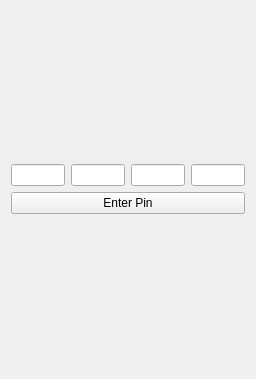
<?xml version="1.0" encoding="UTF-8"?>
<ui version="4.0">
 <class>AutomaticTellerMachineClass</class>
 <widget class="QWidget" name="AutomaticTellerMachineClass">
  <property name="geometry">
   <rect>
    <x>0</x>
    <y>0</y>
    <width>256</width>
    <height>379</height>
   </rect>
  </property>
  <property name="windowTitle">
   <string>AutomaticTellerMachine</string>
  </property>
  <layout class="QGridLayout" name="gridLayout">
   <item row="0" column="0">
    <layout class="QVBoxLayout" name="verticalLayout">
     <item>
      <layout class="QHBoxLayout" name="horizontalLayout">
       <item>
        <widget class="QLineEdit" name="lineEdit"/>
       </item>
       <item>
        <widget class="QLineEdit" name="lineEdit_2"/>
       </item>
       <item>
        <widget class="QLineEdit" name="lineEdit_3"/>
       </item>
       <item>
        <widget class="QLineEdit" name="lineEdit_4"/>
       </item>
      </layout>
     </item>
     <item>
      <widget class="QPushButton" name="pushButton">
       <property name="text">
        <string>Enter Pin</string>
       </property>
      </widget>
     </item>
    </layout>
   </item>
  </layout>
 </widget>
 <layoutdefault spacing="6" margin="11"/>
 <resources>
  <include location="automatictellermachine.qrc"/>
 </resources>
 <connections/>
</ui>
